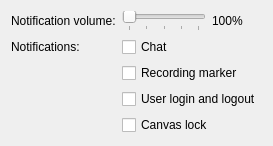
          <widget class="QWidget" name="page_2">
           <layout class="QFormLayout" name="formLayout_6">
            <item row="0" column="0">
             <widget class="QLabel" name="label_9">
              <property name="text">
               <string>Notification volume:</string>
              </property>
             </widget>
            </item>
            <item row="0" column="1">
             <layout class="QHBoxLayout" name="horizontalLayout_4">
              <item>
               <widget class="QSlider" name="notificationVolume">
                <property name="sizePolicy">
                 <sizepolicy hsizetype="Preferred" vsizetype="Fixed">
                  <horstretch>0</horstretch>
                  <verstretch>0</verstretch>
                 </sizepolicy>
                </property>
                <property name="maximum">
                 <number>100</number>
                </property>
                <property name="orientation">
                 <enum>Qt::Horizontal</enum>
                </property>
                <property name="tickPosition">
                 <enum>QSlider::TicksBelow</enum>
                </property>
                <property name="tickInterval">
                 <number>25</number>
                </property>
               </widget>
              </item>
              <item>
               <widget class="QLabel" name="volumeLabel">
                <property name="text">
                 <string notr="true">100%</string>
                </property>
               </widget>
              </item>
             </layout>
            </item>
            <item row="1" column="0">
             <widget class="QLabel" name="label_13">
              <property name="text">
               <string>Notifications:</string>
              </property>
             </widget>
            </item>
            <item row="1" column="1">
             <widget class="QCheckBox" name="notifChat">
              <property name="text">
               <string>Chat</string>
              </property>
             </widget>
            </item>
            <item row="2" column="1">
             <widget class="QCheckBox" name="notifMarker">
              <property name="text">
               <string>Recording marker</string>
              </property>
             </widget>
            </item>
            <item row="3" column="1">
             <widget class="QCheckBox" name="notifLogin">
              <property name="text">
               <string>User login and logout</string>
              </property>
             </widget>
            </item>
            <item row="4" column="1">
             <widget class="QCheckBox" name="notifLock">
              <property name="text">
               <string>Canvas lock</string>
              </property>
             </widget>
            </item>
           </layout>
          </widget>
